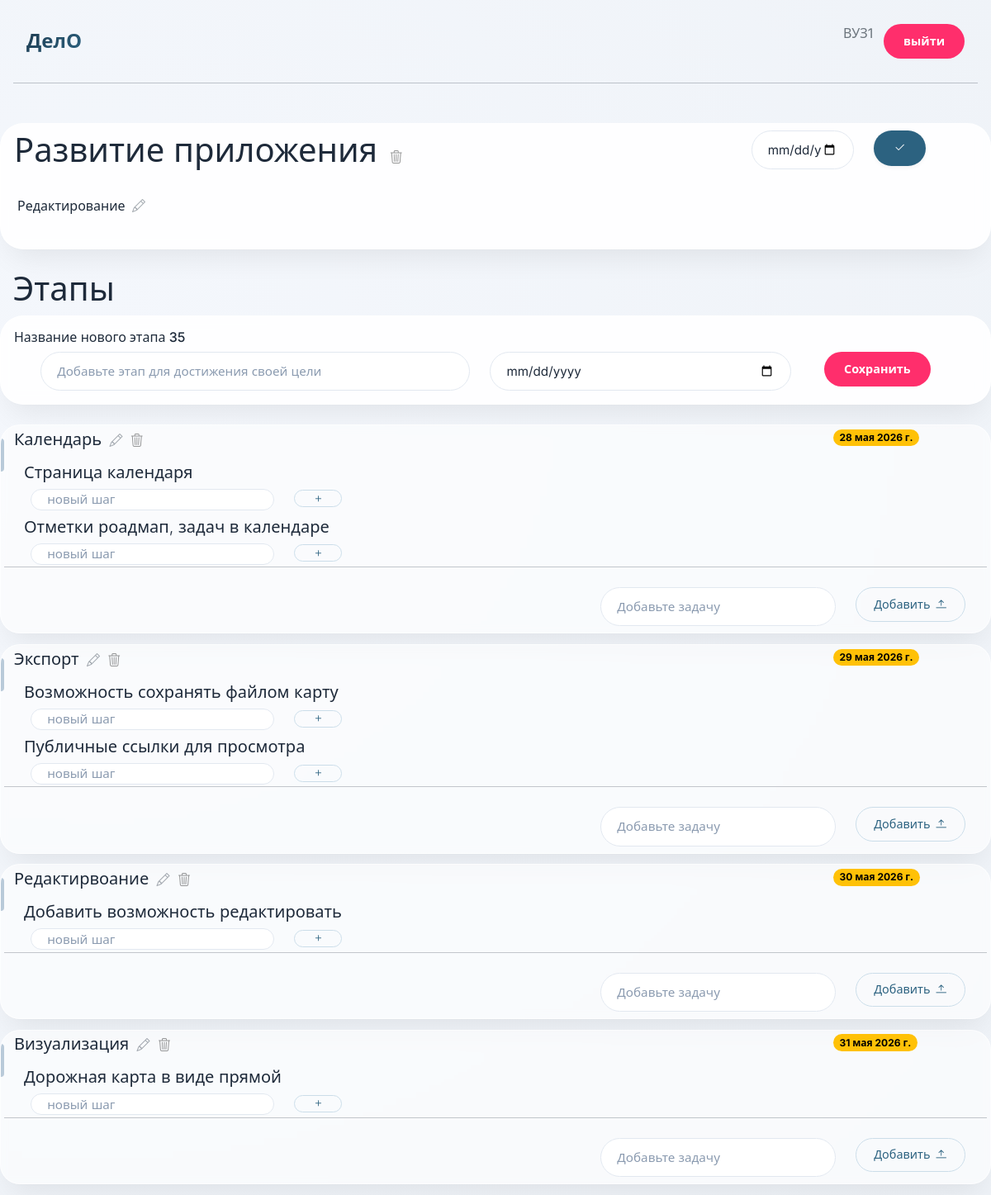
Page /roadmap/35/ (signed in) on the committed database.
### Delo_app/models.py (models this page shows, shortened)
class Roadmaps(models.Model):
    User = models.ForeignKey(settings.AUTH_USER_MODEL,
        on_delete=models.CASCADE)
    Title = models.CharField(max_length=35)
    Description = models.CharField(max_length=200, null=True)
    goald_date = models.DateField(null=True)
    Badge=models.CharField(null=True,max_length=310)
    class Meta:
        ordering =['User','-id']

class Stages(models.Model):
    Roadmap = models.ForeignKey(Roadmaps,
        on_delete=models.CASCADE)
    Stagetitle = models.CharField(max_length=130)
    goald_date = models.DateField(null=True)
    status = models.CharField(null=True, max_length=35)
    progres = models.IntegerField(null=True, max_length=35)
    class Meta:
        ordering =['Roadmap', 'id']

class Tasks(models.Model):
    Stage = models.ForeignKey(Stages, on_delete=models.CASCADE)
    Tasktitle = models.CharField(max_length=35)
    status = models.CharField(null=True, max_length=35)
    class Meta:
        ordering =['Stage', 'id']

### Delo_app/views.py (the view)
# urls.py: path('roadmap/<int:index>/', views.Roadmap, name='Roadmap'),
@login_required
def Roadmap(request, index):
    roadmap = get_object_or_404(Roadmaps, id=index)
    stages = Stages.objects.filter(Roadmap=index).prefetch_related(
    'tasks_set__steps_set'
)
    if request.user != roadmap.User:
        return redirect(homePage)
    form = RoadmapDescription(instance=roadmap)
    form2 = StageTitle(instance=roadmap)
    dateForm = RoadmapDate(instance=roadmap)
    taskTitleForm = TaskTitle()
    StepForm = stepsTitle()
    if request.method == 'POST':
        form = RoadmapDescription(request.POST, instance=roadmap)
        if form.is_valid():
            form.save()
            return redirect(request.path)
    context = {
        'username': request.user.username,
        'roadmap': roadmap,
        'form': form,
        'stages':stages,
        'form2':form2,
        'dateForm':dateForm,
        'index':index,
        'taskTitleForm':taskTitleForm,
        'StepForm': StepForm,
    }
    return render(request, "Delo_app/RoadmapPage.html", context)

### Delo_app/forms.py
class RoadmapDescription(ModelForm):
    class Meta:
        model = Roadmaps
        fields = ['Description']
        widgets = {
            'Description': forms.TextInput(attrs={
                'class': 'input-modern',
                'placeholder': "Вы еще не указали описание своей цели"
            })
        }

class StageTitle(ModelForm):
    class Meta:
        model = Stages
        fields = ['Stagetitle','goald_date']
        widgets = {
            'Stagetitle': forms.TextInput(attrs={
                'class': 'input-modern',
                'placeholder': "Добавьте этап для достижения своей цели"
            }),
            'goald_date': forms.DateInput(attrs={
                'type': 'date',
                'class': 'input-modern'
            }),
        }

### Delo_app/templates/Delo_app/RoadmapPage.html (shortened to what this page needs)
{% include "mainHead.html" %}
{% block content %}
<div class="container HeadofRoad glass-card">
    <div class="row">
        <div class="col-9">
            <h1 class="Title">
                {{ roadmap.Title }}
                <a class='fs-6' href="{% url 'Delitroadmap' index=roadmap.id %}"
                    style="color: #000;">
                    <i class="bi bi-trash3 editbi" ></i>
                </a>
            </h1>
        </div>
        <div class="col-3 Title">
            {%if roadmap.goald_date == false%}
                    <form method="post" class="row" action="{% url 'addRoadmapeDeadline' index=roadmap.id %}" >
                            <div class="col-6">
                                {{ dateForm.goald_date }}
                            </div>
                            <div class="col-1">
                                <button type="submit" class="btn-primary"><i class="bi bi-check2"></i></button>
                            </div>
                    </form>
            {%elif roadmap.goal_date == true%}
                <h3>{{roadmap.goald_date}} <i class="bi bi-pencil editbi fs-6"></i></h3>
            {% endif %}
        </div>
        <div class="container">
            <div class="row Description">
                <div class="col-12">
                    {%if roadmap.Description == false %}
                        <form method="post" class="row" >
                            <div class="col-10">
                                {% csrf_token %}
                                {{ form.Description }}
                            </div>
                            <div class="col-1">
                                <button type="submit" class="btn-primary">Сохранить</button>
                            </div>
                        </form>
                    {% elif roadmap.Description != false %}
                        <div class="col-6">
                            <p>{{roadmap.Description}} <i class="bi bi-pencil editbi"></i></p>
                        </div>
{% endif %}
</div>
            </div>
    </div>
    </div>
    </div>
<div class="container Stage">
    <div class="row">
        <div class="col-12">
            <h1>Этапы</h1>
        </div>
    </div>
</div>
<div class="container glass-card NewStage">
    <div class="row">
        <div class="col-3">
            <h6>Название нового этапа {{index}}</h6>
        </div>
        <div class="col-12">
            <div class="container">
                <div class="row">
                    <div class="col-10">
                        <form method="post" action="{% url 'addStage' index=roadmap.id %}">
                            <div class="container">
                                <div class="row">
                                    <div class="col-7">
                                        {{ form2.Stagetitle }}
                                    </div>
                                    <div class="col-5">
                                        {{ form2.goald_date }}
                                    </div>
                                </div>
                            </div>
                    </div>
                    <div class="col-1">
                        <button type="submit" class="btn-pink">Сохранить</button>
                    </div>
                </div>
            </div>
        </div>
    </div>
</div>
{% for stage in stages %}
    <div class="container StageMain glass-card roadmap-card">
        <div class="row">
            <div class="col-10">
                <h6 class="fs-5">{{ stage.Stagetitle }} <i class="bi bi-pencil editbi fs-6"></i>
                <a class='fs-6' href="{% url 'deleteStage' index=roadmap.id Stage_id=stage.id %}"
                    style="color: #000;">
                    <i class="bi bi-trash3 editbi" ></i>
                </a>
                </h6>
            </div>
            <div class="col-2">
                <h6 class="badge rounded-pill text-bg-warning"> {{ stage.goald_date }}</h6>
            </div>
    <div class="container">
        <div class="row">
            <div class="col-12">
                        {% for task in stage.tasks_set.all %}
                            <h4 class="fs-5 fw-light tasktitle">{{ task.Tasktitle }}</h4>
                                <div class="container">
                                    <div class="row">
                                        <div class="col-5 ">
                                            <form method="post" class="row miniForm" action="{% url 'addSteps' Tasks_id=task.id index=roadmap.id %}">
                                                <div class="col-8">
                                                    {{StepForm.Steptitle}}
                                                </div>
                                                <div class="col-4">
                                                    <button type="submit" class="btn-outline"><i class="bi bi-plus"></i></button>
                                                </div>
                                            </form>
                                        </div>
                                    </div>
                                </div>
                        {% endfor %}
                </div>
            </div>
    </div>
    </div>
    <div class="row">
        <hr class="StageCardHR">
        <div class="col-7">
        </div>
        <div class="col-5 NewTasks">
            <div class="container">
                <form method="post" class="row" action="{% url 'addTasks' index=roadmap.id stage_id=stage.id %}">
                        <div class="col-8">
                            {{taskTitleForm.Tasktitle}}
                        </div>
                        <div class="col-4">
                            <button type="submit" class="btn-outline">Добавить<i class="bi bi-arrow-bar-up"></i></button>
                        </div>
                        </form>
            </div>
        </div>
    </div>
    </div>
{% endfor %}
{% endblock %}

### templates/mainHead.html (shortened to what this page needs)
{% extends "Base.html" %}
{% block content %}
<div class="container Head">
    <div class="row">
        <div class="col-12">
    <div class="container" style="display: flex; align-items: center; justify-content: space-between; gap: 2rem; padding: 0.8rem 1rem; flex-wrap: wrap;">
        <a href="{% url 'homePage' %}" class="logo">ДелО</a>
        <div style="display: flex; gap: 0.8rem;">
         <span class="text-secondary">{{ user.username }}</span>
            <form method="post" action="{% url 'logout' %}">
    <button type="submit" class="btn-pink">выйти</button>
</form>
        </div>
    </div>
<hr>
        </div>
    </div>
</div>
{% endblock %}

### static/css/delo-ui.css (style rules this page uses)
:root { --color-bg: radial-gradient(circle at 10% 30%, #f4f7fc 0%, #eef2f7 100%); --color-surface: rgba(255, 255, 255, 0.88); --color-glass-light: rgba(255, 255, 255, 0.6); --color-glass-dark: rgba(240, 246, 252, 0.75); --color-text-primary: #1e2a3a; --color-text-secondary: #5b6e8c; --color-text-muted: #8b9bb0; --color-accent-blue: #2c6280; --color-accent-soft: #5f8dac; --color-accent-pink: #ff2e6c; --color-border-light: rgba(0, 0, 0, 0.05); --color-card-border: rgba(255, 255, 255, 0.6); --shadow-sm: 0 8px 20px rgba(0, 0, 0, 0.02), 0 2px 6px rgba(0, 0, 0, 0.02); --shadow-hover: 0 20px 35px -12px rgba(0, 0, 0, 0.1), 0 0 0 1px rgba(44, 98, 128, 0.15); --shadow-glass: 0 20px 35px -12px rgba(0, 0, 0, 0.08), 0 1px 2px rgba(0, 0, 0, 0.02); --border-radius-card: 28px; --border-radius-input: 28px; --border-radius-button: 40px; --border-radius-small: 16px; --transition-default: all 0.2s cubic-bezier(0.2, 0.9, 0.4, 1.1); }
body { background: var(--color-bg); font-family: 'Inter', system-ui, -apple-system, 'Segoe UI', Roboto, sans-serif; color: var(--color-text-primary); line-height: 1.4; margin: 0; padding: 0; }
.glass-card { background: var(--color-surface); backdrop-filter: blur(8px); border-radius: var(--border-radius-card); border: 1px solid var(--color-card-border); padding: 1.5rem; transition: var(--transition-default); box-shadow: var(--shadow-glass); }
.btn-primary { background: var(--color-accent-blue); border: none; border-radius: var(--border-radius-button); padding: 0.7rem 1.5rem; font-weight: 600; font-size: 0.9rem; color: white; display: inline-flex; align-items: center; gap: 8px; cursor: pointer; transition: var(--transition-default); width: fit-content; box-shadow: 0 2px 5px rgba(0, 0, 0, 0.05); }
.btn-outline { background: transparent; border: 1px solid #cbdde9; border-radius: var(--border-radius-button); padding: 0.6rem 1.3rem; font-weight: 500; font-size: 0.9rem; color: var(--color-accent-blue); transition: var(--transition-default); cursor: pointer; display: inline-flex; align-items: center; gap: 6px; }
.btn-pink { background: var(--color-accent-pink); border: none; border-radius: var(--border-radius-button); padding: 0.7rem 1.5rem; font-weight: 600; font-size: 0.9rem; color: white; cursor: pointer; transition: var(--transition-default); }
.input-modern { width: 100%; border: 1px solid #e2e8f0; border-radius: var(--border-radius-input); padding: 0.75rem 1.2rem; font-family: inherit; font-size: 0.95rem; transition: 0.2s; background: white; color: var(--color-text-primary); }
.input-modern::placeholder { color: var(--color-text-muted); }
.roadmap-card { background: var(--color-glass-light); backdrop-filter: blur(4px); border-radius: 24px; padding: 1rem; border: 1px solid var(--color-card-border); transition: var(--transition-default); position: relative; overflow: hidden; }
.roadmap-card::before { content: ""; position: absolute; left: 0; top: 16px; width: 4px; height: 40px; background: #b9cad9; border-radius: 0 4px 4px 0; transition: 0.2s; }
.logo { font-weight: 700; font-size: 1.5rem; background: linear-gradient(135deg, #1e3b4f, #2c6280); background-clip: text; -webkit-background-clip: text; color: transparent; }
.text-secondary { color: var(--color-text-secondary); }
.container { max-width: 1300px; margin: 0 auto; padding: 0 1rem; }

### templates/mainHead.html (style rules this page uses)
.Head { margin-top: 2vh; }

### Delo_app/templates/Delo_app/RoadmapPage.html (style rules this page uses)
.HeadofRoad { margin-top: 4vh; }
.Description { margin-bottom: 3vh; margin-top: 3vh; }
.Title { margin-top: 1vh; }
.Stage { margin-top: 3vh; }
.NewStage { padding-top: 2vh; padding-bottom: 2vh; margin-bottom: 3vh; }
.StageMain { margin-bottom: 1.6vh; min-height: 10vh; }
.StageMain h6 { margin-top: 0.6vh; }
.editbi { opacity: 0.4; margin-left: 0.5vh; max-width: 1vh; max-width: 1px; }
.NewTasks { margin-top: 3vh; margin-bottom: 1vh; }
.StageCardHR { margin-bottom: 0; margin-top: 0.3vh; }
.miniForm input, .miniForm button { max-height: 2vh; }
.tasktitle { margin: 1vh; }

### rows in the picture
Roadmaps: Title "Развитие приложения", Description "Редактирование"
Stages: Stagetitle "Календарь", goald_date "28 мая 2026 г."
Tasks: Tasktitle "Страница календаря"
Tasks: Tasktitle "Отметки роадмап, задач в календаре"
Stages: Stagetitle "Экспорт", goald_date "29 мая 2026 г."
Tasks: Tasktitle "Возможность сохранять файлом карту"
Tasks: Tasktitle "Публичные ссылки для просмотра"
Stages: Stagetitle "Редактирвоание", goald_date "30 мая 2026 г."
Tasks: Tasktitle "Добавить возможность редактировать"
Stages: Stagetitle "Визуализация", goald_date "31 мая 2026 г."
Tasks: Tasktitle "Дорожная карта в виде прямой"

### other values in the picture
{{ user.username }} "ВУЗ1"
{{ index }} "35"
